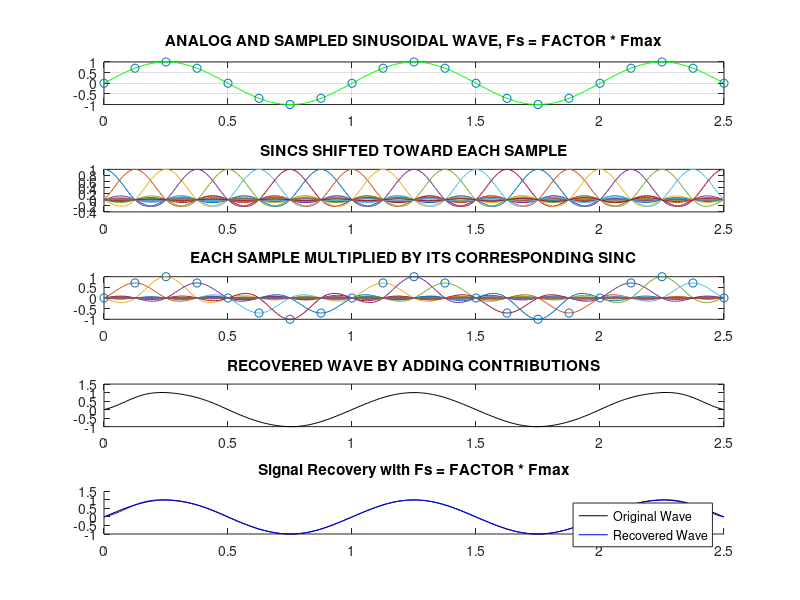

The MATLAB script that drew this image:
%% PRACTICE 3.6. Recovery of sinusoidal signals for different sampling rates

% SIGNAL RECOVERY FROM SAMPLES BASED ON THE INTERPOLATION FORMULA:      
clc, close all, clear all
% Signal data:
F=1; % Single frequency component
Fmax=1;  %Maximum frequency1Hz
%Fs = FACTOR * Fmax
Fs=8*Fmax; 
% Sampling period:
Ts=1/Fs; 
%Signal duration: 20 samples
duration = 20*Ts;
% Discrete-time vector:
tn=0:Ts:duration; 
% Analog signal simulation:
% Analog sampling period much smaller than discrete sampling period:
Ta=Ts/10; 
%Analog time vector:
ta=0:Ta:duration; 
% Analog signal simulation:
ya=sin(2*pi*F*ta);   
% Sampled signal simulation:
yn=sin(2*pi*F*tn);       
 
%Plot of analog and sampled signals:
subplot(5,1,1)
plot(ta,ya,'g',tn,yn,'o');
%axis([0 duration -1 1]);
grid on
title('ANALOG AND SAMPLED SINUSOIDAL WAVE, Fs = FACTOR * Fmax')
 
% SHIFTED SINCS TOWARD THE SAMPLE INSTANTS:
for n=0:duration/Ts % 20 samples
    shifted_sincs(n+1,:)=sinc((ta-n*Ts)/Ts);
    subplot(5,1,2)
    plot(ta, shifted_sincs(1:n+1,:));
    pause(0.1)
    title('SINCS SHIFTED TOWARD EACH SAMPLE');
end
 
% (SHIFTED SINCS) * (CORRESPONDING SAMPLES):
for n=0:duration/Ts
    shifted_sincs_times_samples(n+1,:)= yn(n+1)*sinc((ta-n*Ts)/Ts);
    subplot(5,1,3)
    plot(ta, shifted_sincs_times_samples(1:n+1,:),tn(1:n+1),yn(1:n+1),'o');
    pause(0.1)
    title('EACH SAMPLE MULTIPLIED BY ITS CORRESPONDING SINC')
end
 
% RECONSTRUCTED SIGNAL: 
%reconstructed_signal = sum(shifted_sincs_times_samples;
for n=0:duration/Ts
    subplot(5,1,4)
    reconstructed_signal = sum(shifted_sincs_times_samples (1:n+1,:));
    plot(ta, reconstructed_signal,'k')
    title('RECOVERED WAVE BY ADDING CONTRIBUTIONS')
    pause(0.1)
end
    
% COMPARISON BETWEEN ORIGINAL AND RECOVERED SIGNAL:
subplot(5,1,5)
hold on
plot(ta,ya,'k');
plot(ta, reconstructed_signal,'b');
legend('Original Wave', 'Recovered Wave');
title('Signal Recovery with Fs = FACTOR * Fmax');
 
